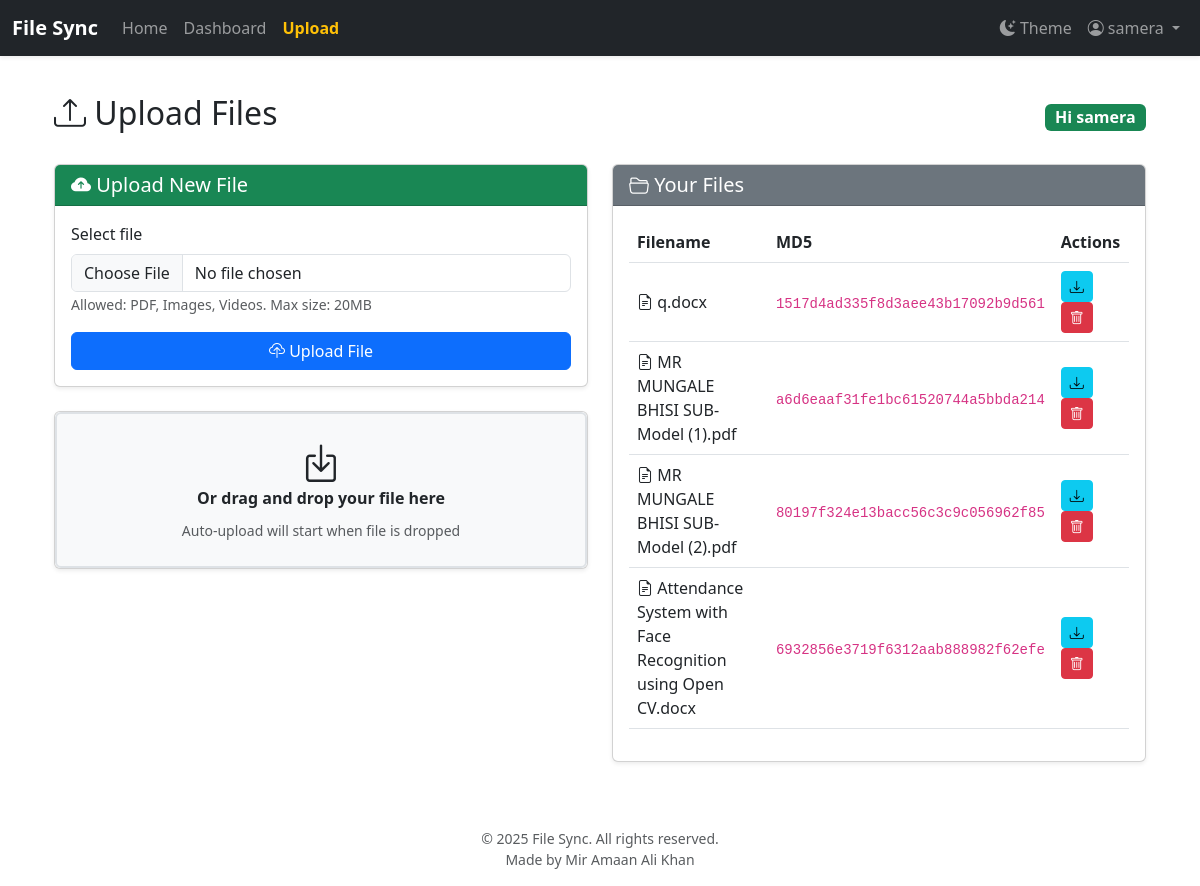
Screenshot of /upload (signed in) with the database file from the repository.
### tables this page shows
CREATE TABLE files (
            id TEXT PRIMARY KEY,
            user_id INTEGER,
            original_filename TEXT,
            encrypted_filename TEXT,
            encryption_key TEXT,
            md5_hash TEXT,
            FOREIGN KEY (user_id) REFERENCES users(id)
        );

### app.py (the view, shortened to what this page needs)
@app.route('/upload', methods=['GET', 'POST'])
def upload():
    if 'user_id' not in session:
        return redirect(url_for('login'))
    conn = get_db_connection()
    files = conn.execute("SELECT id, original_filename, md5_hash FROM files WHERE user_id = ?", (session['user_id'],)).fetchall()
    conn.close()
    return render_template('upload.html', username=session.get('username'), files=files)

### app.py (called while the page is built)
def get_db_connection():
    conn = sqlite3.connect(DATABASE)
    conn.row_factory = sqlite3.Row
    return conn

### templates/upload.html (shortened to what this page needs)
{% extends "base.html" %}
{% block content %}
<div class="container mt-4">
  <div class="d-flex justify-content-between align-items-center mb-4">
    <h2><i class="bi bi-upload"></i> Upload Files</h2>
    <span class="badge bg-success fs-6">Hi {{ session.get('username', 'User') }}</span>
  </div>
  <div class="row g-4">
    <div class="col-md-6">
      <div class="card shadow-sm">
        <div class="card-header bg-success text-white">
          <h5 class="mb-0"><i class="bi bi-cloud-arrow-up-fill"></i> Upload New File</h5>
        </div>
        <div class="card-body">
          <form method="post" action="{{ url_for('upload') }}" enctype="multipart/form-data" id="uploadForm">
            <div class="mb-3">
              <label for="fileInput" class="form-label">Select file</label>
              <input class="form-control" type="file" id="fileInput" name="file" required>
              <small class="text-muted">Allowed: PDF, Images, Videos. Max size: 20MB</small>
            </div>
            <button type="submit" class="btn btn-primary w-100">
              <i class="bi bi-cloud-upload"></i> Upload File
            </button>
          </form>
        </div>
      </div>
      <div class="card shadow-sm mt-4">
        <div class="card-body text-center border border-2 border-dashed rounded p-4 bg-light" id="dropZone">
          <p class="mb-0"><i class="bi bi-box-arrow-in-down display-6"></i></p>
          <p class="fw-semibold mb-2">Or drag and drop your file here</p>
          <small class="text-muted">Auto-upload will start when file is dropped</small>
        </div>
      </div>
    </div>
    <div class="col-md-6">
      <div class="card shadow-sm">
        <div class="card-header bg-secondary text-white">
          <h5 class="mb-0"><i class="bi bi-folder2-open"></i> Your Files</h5>
        </div>
        <div class="card-body">
          {% if files %}
          <div class="table-responsive">
            <table class="table table-hover align-middle">
              <thead>
                <tr>
                  <th>Filename</th>
                  <th>MD5</th>
                  <th>Actions</th>
                </tr>
              </thead>
              <tbody>
                {% for file in files %}
                <tr>
                  <td><i class="bi bi-file-earmark-text"></i> {{ file.original_filename }}</td>
                  <td><code>{{ file.md5_hash }}</code></td>
                  <td>
                    <a href="{{ url_for('retrieve_file', file_id=file.id) }}" class="btn btn-sm btn-info" title="Download">
                      <i class="bi bi-download"></i>
                    </a>
                    <form action="{{ url_for('delete_file', file_id=file.id) }}" method="post" class="d-inline">
                      <button type="submit" class="btn btn-sm btn-danger" title="Delete" onclick="return confirm('Are you sure?');">
                        <i class="bi bi-trash"></i>
                      </button>
                    </form>
                  </td>
                </tr>
                {% endfor %}
              </tbody>
            </table>
          </div>
          {% else %}
          <p class="text-muted">You haven’t uploaded any files yet.</p>
          {% endif %}
        </div>
      </div>
    </div>
  </div>
</div>
{% endblock %}

### templates/base.html (shortened to what this page needs)
<!DOCTYPE html>
<html lang="en" data-bs-theme="light">
<head>
  <link href="https://cdn.jsdelivr.net/npm/bootstrap@5.3.0/dist/css/bootstrap.min.css" rel="stylesheet">
  <link href="https://cdn.jsdelivr.net/npm/bootstrap-icons@1.10.5/font/bootstrap-icons.css" rel="stylesheet">
</head>
<body>
  <nav class="navbar navbar-expand-lg navbar-dark bg-dark fixed-top shadow-sm">
    <div class="container-fluid">
      <a class="navbar-brand fw-bold" href="{{ url_for('landing') }}">File Sync</a>
      <div class="collapse navbar-collapse" id="navbarNav">
        <ul class="navbar-nav me-auto mb-2 mb-lg-0">
          {% if session.get('user_id') %}
          <li class="nav-item">
            <a class="nav-link {% if request.endpoint == 'landing' %}active{% endif %}" href="{{ url_for('landing') }}">Home</a>
          </li>
          <li class="nav-item">
            <a class="nav-link {% if request.endpoint == 'dashboard' %}active{% endif %}" href="{{ url_for('dashboard') }}">Dashboard</a>
          </li>
          <li class="nav-item">
            <a class="nav-link {% if request.endpoint == 'upload' %}active{% endif %}" href="{{ url_for('upload') }}">Upload</a>
          </li>
          {% endif %}
        </ul>
        <ul class="navbar-nav">
          <li class="nav-item">
            <a class="nav-link theme-toggle"><i class="bi bi-moon-stars-fill" id="themeIcon"></i> Theme</a>
          </li>
          {% if session.get('user_id') %}
          <li class="nav-item dropdown">
            <a class="nav-link dropdown-toggle" href="#" id="userDropdown" role="button" data-bs-toggle="dropdown">
              <i class="bi bi-person-circle"></i> {{ session.get('username', 'User') }}
            </a>
          </li>
          {% endif %}
        </ul>
      </div>
    </div>
  </nav>
  <main class="container mt-4">
    {% block content %}{% endblock %}
  </main>
<footer class="text-muted small">
  &copy; {{ current_year or 2025 }} File Sync. All rights reserved.
  <br> Made by Mir Amaan Ali Khan
</footer>
</body>
</html>

### templates/base.html (style rules this page uses)
body { padding-top: 70px; background-color: var(--bs-body-bg); }
.nav-link.active { font-weight: bold; color: #ffc107 !important; }
footer { margin-top: 50px; padding: 1rem 0; text-align: center; color: var(--bs-secondary-color); }
.theme-toggle { cursor: pointer; }

### rows the page displays
files: original_filename "q.docx", md5_hash "1517d4ad335f8d3aee43b17092b9d561"
files: original_filename "MR MUNGALE BHISI SUB-Model (1).pdf", md5_hash "a6d6eaaf31fe1bc61520744a5bbda214"
files: original_filename "MR MUNGALE BHISI SUB-Model (2).pdf", md5_hash "80197f324e13bacc56c3c9c056962f85"
files: original_filename "Attendance System with Face Recognition using Open CV.docx", md5_hash "6932856e3719f6312aab888982f62efe"

### other values shown
{{ session.get('username', 'User') }} "samera"
{{ current_year or 2025 }} "2025"
